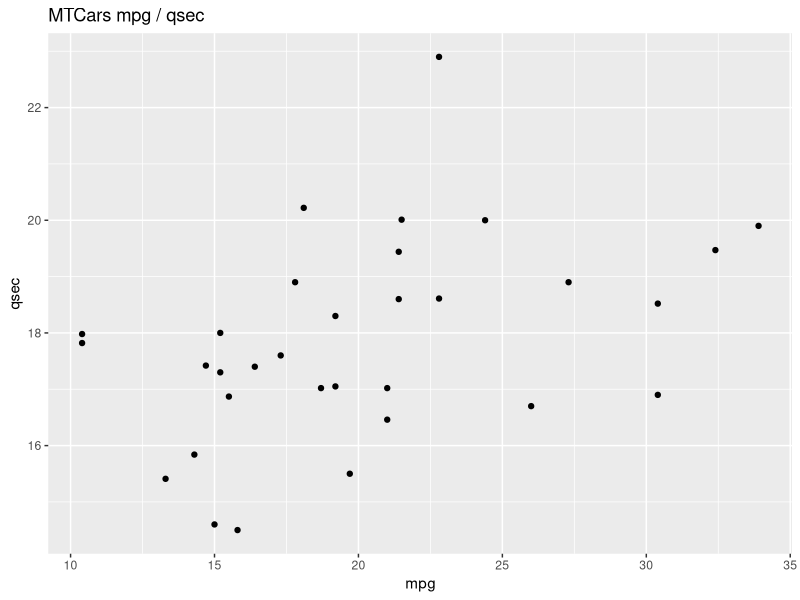

This figure's R source:
## ---- chunk 1
library(ggplot2)

ggplot(mtcars, aes(x = mpg, y = qsec)) +
  geom_point() +
  ggtitle("MTCars mpg / qsec")
